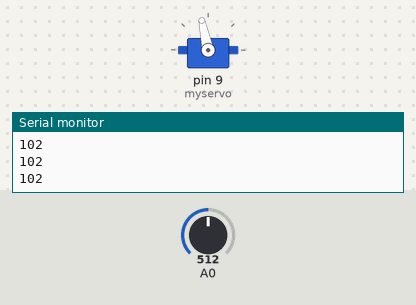
This sketch was run on a simulated Arduino Uno, built with avr-gcc and run on an emulated ATmega328P. Parts: servo, the last lines printed to the serial monitor. Inputs (shaded band) come from the test bench; at power-on: A0 = 512.

Above: at 1.3 s.
1.4 s: A0 set to 900
At 3.0 s:
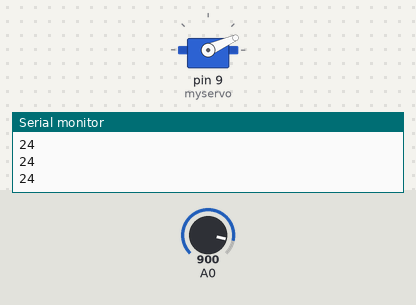
3.3 s: A0 set to 122
At 4.6 s:
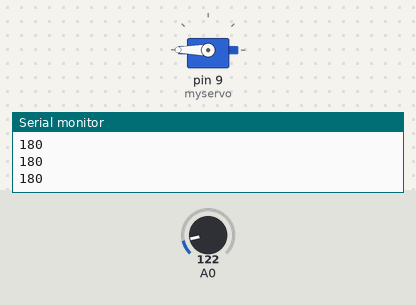
5.5 s: A0 set to 306
At 6.8 s:
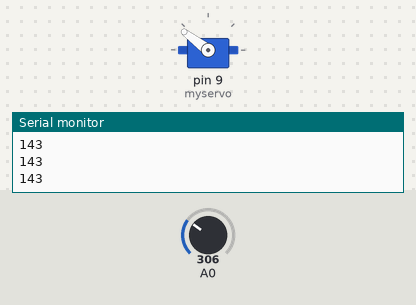
Timing chart, 0 to 8.5 s (numbered marks = the images above; inputs shaded):
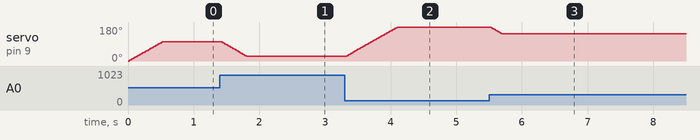

The sketch:

sketch_jul04a.ino
```cpp
#include <Servo.h>

Servo myservo;

int pos = 0;

void setup() {
  Serial.begin(9600);
  myservo.attach(9);
}

void loop() {
  int temp = 204 - analogRead(A0)/5;
  Serial.println(temp);
  if (pos != temp) {
    if (pos > temp){
      for (int i = pos; i >= temp; i--){
        myservo.write(i);
        delay(5);
      }
    }
    else {
      for (int i = pos; i <= temp; i++){
        myservo.write(i);
        delay(5);
      }
    }
    pos = temp;
  }

  delay(10);

}
```

Measured:
- after the input at 1.4 s, servo on pin 9 (myservo): moves from 102° to 24° over 0.39 s, starting at once
- after the input at 3.3 s, servo on pin 9 (myservo): moves from 24° to 180° over 0.79 s, starting at once
- after the input at 5.5 s, servo on pin 9 (myservo): moves from 180° to 143° over 0.18 s, starting at once
